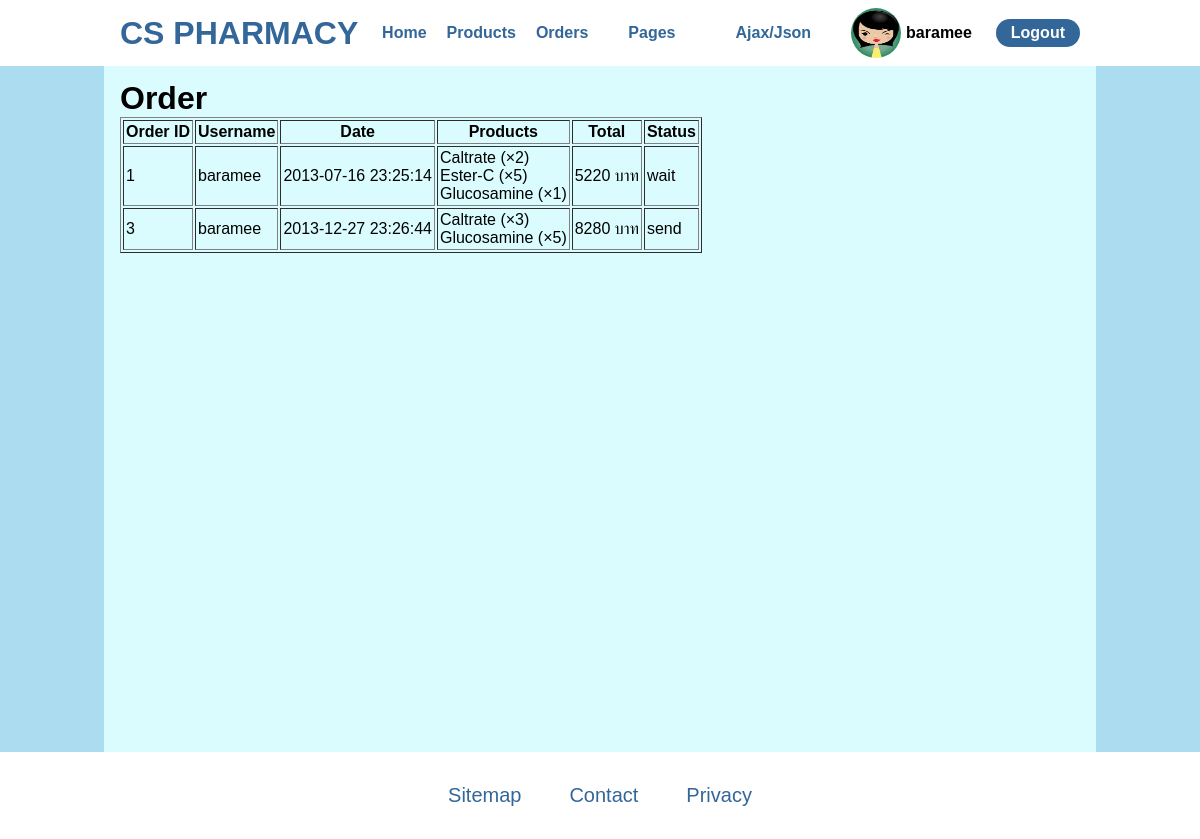
The app's page /order.php (signed in) with its own data.
### tables this page shows
CREATE TABLE `member` (
  `username` varchar(15) NOT NULL,
  `password` varchar(15) NOT NULL,
  `name` varchar(100) NOT NULL,
  `address` varchar(255) NOT NULL,
  `mobile` varchar(30) NOT NULL,
  `email` varchar(30) DEFAULT NULL
);

CREATE TABLE `orders` (
  `ord_id` int(11) NOT NULL,
  `username` varchar(15) NOT NULL,
  `ord_date` datetime NOT NULL,
  `status` enum('wait','pay','send','cancel') NOT NULL
);

CREATE TABLE `item` (
  `tid` int(11) NOT NULL,
  `ord_id` int(11) NOT NULL,
  `pid` int(11) NOT NULL,
  `quantity` int(11) NOT NULL
);

CREATE TABLE `product` (
  `pid` int(13) NOT NULL,
  `pname` varchar(255) NOT NULL,
  `pdetail` text NOT NULL,
  `price` int(4) NOT NULL,
  `remain` int(11) NOT NULL DEFAULT 1
);

### order.php (the view, shortened to what this page needs)
<?php
    include "php/connect.php";
    if ($_SESSION["role"] === "admin") {
        $query = "SELECT orders.ord_id, member.username,
                         orders.ord_date,
                         SUM(product.price * item.quantity) AS total,
                         orders.status
                  FROM member
                  JOIN orders ON member.username = orders.username
                  JOIN item ON orders.ord_id = item.ord_id
                  JOIN product ON item.pid = product.pid ";
        if (!empty($_GET["username"])) {
            $query .= "WHERE member.username = :username ";
        }
        $query .= "GROUP BY orders.ord_id
                   ORDER BY orders.ord_date";
        $stmt = $pdo->prepare($query);
        if (!empty($_GET["username"])) {
            $stmt->bindParam(':username', $_GET["username"], PDO::PARAM_STR);
        }
    } else {
        $query = "SELECT orders.ord_id, member.username,
                         orders.ord_date,
                         SUM(product.price * item.quantity) AS total,
                         orders.status
                  FROM member
                  JOIN orders ON member.username = orders.username
                  JOIN item ON orders.ord_id = item.ord_id
                  JOIN product ON item.pid = product.pid
                  WHERE member.username = :session_username
                  GROUP BY orders.ord_id
                  ORDER BY orders.ord_date";
        $stmt = $pdo->prepare($query);
        $stmt->bindParam(':session_username', $_SESSION["username"], PDO::PARAM_STR);
    }
    $stmt->execute();
?>
<!DOCTYPE html>
<html>
    <head>
        <link href="styles/styles.css" rel="stylesheet" type="text/css" />
    </head>
    <body>
        <?php include "components/navbar.php"; ?>
        <main>
            <h1>Order</h1>
            <table border="1">
                <tr>
                    <th style="padding: 2px;">Order ID</th>
                    <th style="padding: 2px;">Username</th>
                    <th style="padding: 2px;">Date</th>
                    <th style="padding: 2px;">Products</th>
                    <th style="padding: 2px;">Total</th>
                    <th style="padding: 2px;">Status</th>
                </tr>
                <?php while ($row = $stmt->fetch()) : ?>
                    <tr>
                        <td style="padding: 2px;"><?=$row["ord_id"]?></td>
                        <td style="padding: 2px;"><?=$row["username"]?></td>
                        <td style="padding: 2px;"><?=$row["ord_date"]?></td>
                        <td style="padding: 2px;">
                            <ul>
                                <?php
                                    $stmt2 = $pdo->prepare("SELECT o.ord_id, p.pid,
                                    p.pname, p.pdetail, p.price, i.quantity
                                    FROM orders o
                                    JOIN item i ON o.ord_id = i.ord_id
                                    JOIN product p ON i.pid = p.pid
                                    WHERE o.username = ?
                                    AND o.ord_id = ?");
                                    $stmt2->bindParam(1, $row["username"]);
                                    $stmt2->bindParam(2, $row["ord_id"]);
                                    $stmt2->execute();
                                    while ($prow = $stmt2->fetch()) :
                                ?>
                                    <li><?=$prow["pname"] ?> (&times;<?=$prow["quantity"] ?>)</li>
                                <?php endwhile ?>
                            </ul>
                        </td>
                        <td style="padding: 2px;"><?=$row["total"]?> บาท</td>
                        <td style="padding: 2px;"><?=$row["status"]?></td>
                    </tr>
                <?php endwhile ?>
            </table>
        </main>
        <?php include "components/footer.php"; ?>
    </body>
</html>

### styles/styles.css (style rules this page uses)
* { margin: 0; padding: 0; }
html, body { font-family: sans-serif; background-color: #acdcf0; }
li { list-style: none; }
main { margin: 3rem auto 0; padding: 2rem 1rem; min-height: 80vh; width: 90%; background-color: #dafcff; }
@media only screen and (min-width: 1024px) { main { width: 80%; } }

### records on screen
member: orders.ord_id "1", username "baramee", orders.ord_date "2013-07-16 23:25:14", total "5220", orders.status "wait", orders.ord_id "3", orders.ord_date "2013-12-27 23:26:44", total "8280", orders.status "send"
item: pid.pname "Caltrate", quantity "2"
item: pid.pname "Ester-C", quantity "5"
item: pid.pname "Glucosamine", quantity "1"
item: pid.pname "Caltrate", quantity "3"
item: pid.pname "Glucosamine", quantity "5"

### other values on screen
$_SESSION["username"] "baramee"
